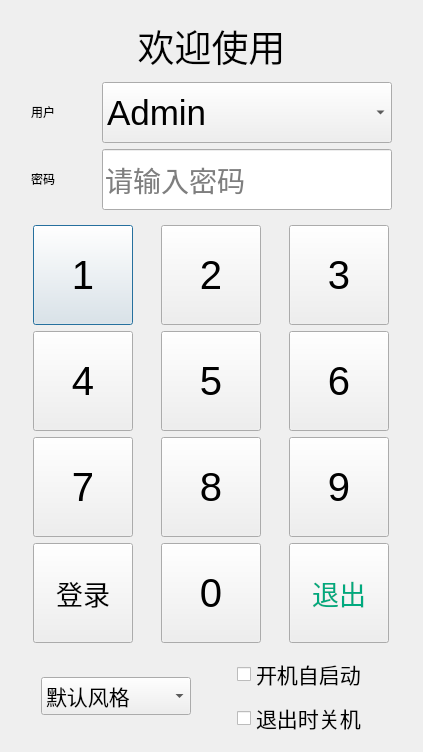
<?xml version="1.0" encoding="UTF-8"?>
<ui version="4.0">
 <class>LoginDialog</class>
 <widget class="QDialog" name="LoginDialog">
  <property name="geometry">
   <rect>
    <x>0</x>
    <y>0</y>
    <width>423</width>
    <height>752</height>
   </rect>
  </property>
  <property name="windowTitle">
   <string>LoginDialog</string>
  </property>
  <layout class="QVBoxLayout" name="verticalLayout_2">
   <item>
    <spacer name="verticalSpacer">
     <property name="orientation">
      <enum>Qt::Vertical</enum>
     </property>
     <property name="sizeType">
      <enum>QSizePolicy::Fixed</enum>
     </property>
     <property name="sizeHint" stdset="0">
      <size>
       <width>20</width>
       <height>10</height>
      </size>
     </property>
    </spacer>
   </item>
   <item>
    <widget class="QLabel" name="label_3">
     <property name="minimumSize">
      <size>
       <width>0</width>
       <height>48</height>
      </size>
     </property>
     <property name="maximumSize">
      <size>
       <width>16777215</width>
       <height>48</height>
      </size>
     </property>
     <property name="font">
      <font>
       <family>幼圆</family>
       <pointsize>28</pointsize>
      </font>
     </property>
     <property name="text">
      <string>欢迎使用</string>
     </property>
     <property name="alignment">
      <set>Qt::AlignCenter</set>
     </property>
    </widget>
   </item>
   <item>
    <spacer name="verticalSpacer_2">
     <property name="orientation">
      <enum>Qt::Vertical</enum>
     </property>
     <property name="sizeType">
      <enum>QSizePolicy::Fixed</enum>
     </property>
     <property name="sizeHint" stdset="0">
      <size>
       <width>20</width>
       <height>5</height>
      </size>
     </property>
    </spacer>
   </item>
   <item>
    <layout class="QGridLayout" name="gridLayout">
     <item row="0" column="0">
      <spacer name="horizontalSpacer_6">
       <property name="orientation">
        <enum>Qt::Horizontal</enum>
       </property>
       <property name="sizeType">
        <enum>QSizePolicy::Fixed</enum>
       </property>
       <property name="sizeHint" stdset="0">
        <size>
         <width>20</width>
         <height>20</height>
        </size>
       </property>
      </spacer>
     </item>
     <item row="0" column="1">
      <widget class="QLabel" name="label">
       <property name="minimumSize">
        <size>
         <width>65</width>
         <height>60</height>
        </size>
       </property>
       <property name="maximumSize">
        <size>
         <width>65</width>
         <height>60</height>
        </size>
       </property>
       <property name="font">
        <font>
         <family>幼圆</family>
        </font>
       </property>
       <property name="text">
        <string>用户</string>
       </property>
      </widget>
     </item>
     <item row="1" column="1">
      <widget class="QLabel" name="label_2">
       <property name="minimumSize">
        <size>
         <width>65</width>
         <height>60</height>
        </size>
       </property>
       <property name="maximumSize">
        <size>
         <width>65</width>
         <height>60</height>
        </size>
       </property>
       <property name="font">
        <font>
         <family>幼圆</family>
        </font>
       </property>
       <property name="text">
        <string>密码</string>
       </property>
      </widget>
     </item>
     <item row="0" column="2">
      <widget class="QComboBox" name="cB_ListUser">
       <property name="minimumSize">
        <size>
         <width>280</width>
         <height>61</height>
        </size>
       </property>
       <property name="maximumSize">
        <size>
         <width>16777215</width>
         <height>61</height>
        </size>
       </property>
       <property name="font">
        <font>
         <family>Arial</family>
         <pointsize>26</pointsize>
        </font>
       </property>
       <item>
        <property name="text">
         <string>Admin</string>
        </property>
       </item>
      </widget>
     </item>
     <item row="1" column="2">
      <widget class="QLineEdit" name="lE_Password">
       <property name="minimumSize">
        <size>
         <width>280</width>
         <height>61</height>
        </size>
       </property>
       <property name="maximumSize">
        <size>
         <width>456</width>
         <height>61</height>
        </size>
       </property>
       <property name="font">
        <font>
         <family>幼圆</family>
         <pointsize>21</pointsize>
        </font>
       </property>
       <property name="maxLength">
        <number>8</number>
       </property>
       <property name="echoMode">
        <enum>QLineEdit::Password</enum>
       </property>
       <property name="placeholderText">
        <string>请输入密码</string>
       </property>
       <property name="clearButtonEnabled">
        <bool>false</bool>
       </property>
      </widget>
     </item>
     <item row="0" column="3">
      <spacer name="horizontalSpacer_7">
       <property name="orientation">
        <enum>Qt::Horizontal</enum>
       </property>
       <property name="sizeType">
        <enum>QSizePolicy::Fixed</enum>
       </property>
       <property name="sizeHint" stdset="0">
        <size>
         <width>20</width>
         <height>20</height>
        </size>
       </property>
      </spacer>
     </item>
    </layout>
   </item>
   <item>
    <spacer name="verticalSpacer_3">
     <property name="orientation">
      <enum>Qt::Vertical</enum>
     </property>
     <property name="sizeType">
      <enum>QSizePolicy::Fixed</enum>
     </property>
     <property name="sizeHint" stdset="0">
      <size>
       <width>20</width>
       <height>8</height>
      </size>
     </property>
    </spacer>
   </item>
   <item>
    <layout class="QGridLayout" name="gridLayout_2">
     <item row="0" column="0">
      <widget class="QPushButton" name="pB_1">
       <property name="minimumSize">
        <size>
         <width>100</width>
         <height>100</height>
        </size>
       </property>
       <property name="maximumSize">
        <size>
         <width>100</width>
         <height>100</height>
        </size>
       </property>
       <property name="font">
        <font>
         <family>Arial</family>
         <pointsize>30</pointsize>
        </font>
       </property>
       <property name="text">
        <string>1</string>
       </property>
       <property name="flat">
        <bool>false</bool>
       </property>
       <attribute name="buttonGroup">
        <string notr="true">numButtonGroup</string>
       </attribute>
      </widget>
     </item>
     <item row="0" column="1">
      <widget class="QPushButton" name="pB_2">
       <property name="minimumSize">
        <size>
         <width>100</width>
         <height>100</height>
        </size>
       </property>
       <property name="maximumSize">
        <size>
         <width>100</width>
         <height>100</height>
        </size>
       </property>
       <property name="font">
        <font>
         <family>Arial</family>
         <pointsize>30</pointsize>
        </font>
       </property>
       <property name="text">
        <string>2</string>
       </property>
       <property name="flat">
        <bool>false</bool>
       </property>
       <attribute name="buttonGroup">
        <string notr="true">numButtonGroup</string>
       </attribute>
      </widget>
     </item>
     <item row="0" column="2">
      <widget class="QPushButton" name="pB_3">
       <property name="minimumSize">
        <size>
         <width>100</width>
         <height>100</height>
        </size>
       </property>
       <property name="maximumSize">
        <size>
         <width>100</width>
         <height>100</height>
        </size>
       </property>
       <property name="font">
        <font>
         <family>Arial</family>
         <pointsize>30</pointsize>
        </font>
       </property>
       <property name="text">
        <string>3</string>
       </property>
       <property name="flat">
        <bool>false</bool>
       </property>
       <attribute name="buttonGroup">
        <string notr="true">numButtonGroup</string>
       </attribute>
      </widget>
     </item>
     <item row="1" column="0">
      <widget class="QPushButton" name="pB_4">
       <property name="minimumSize">
        <size>
         <width>100</width>
         <height>100</height>
        </size>
       </property>
       <property name="maximumSize">
        <size>
         <width>100</width>
         <height>100</height>
        </size>
       </property>
       <property name="font">
        <font>
         <family>Arial</family>
         <pointsize>30</pointsize>
        </font>
       </property>
       <property name="text">
        <string>4</string>
       </property>
       <property name="flat">
        <bool>false</bool>
       </property>
       <attribute name="buttonGroup">
        <string notr="true">numButtonGroup</string>
       </attribute>
      </widget>
     </item>
     <item row="1" column="1">
      <widget class="QPushButton" name="pB_5">
       <property name="minimumSize">
        <size>
         <width>100</width>
         <height>100</height>
        </size>
       </property>
       <property name="maximumSize">
        <size>
         <width>100</width>
         <height>100</height>
        </size>
       </property>
       <property name="font">
        <font>
         <family>Arial</family>
         <pointsize>30</pointsize>
        </font>
       </property>
       <property name="text">
        <string>5</string>
       </property>
       <property name="flat">
        <bool>false</bool>
       </property>
       <attribute name="buttonGroup">
        <string notr="true">numButtonGroup</string>
       </attribute>
      </widget>
     </item>
     <item row="1" column="2">
      <widget class="QPushButton" name="pB_6">
       <property name="minimumSize">
        <size>
         <width>100</width>
         <height>100</height>
        </size>
       </property>
       <property name="maximumSize">
        <size>
         <width>100</width>
         <height>100</height>
        </size>
       </property>
       <property name="font">
        <font>
         <family>Arial</family>
         <pointsize>30</pointsize>
        </font>
       </property>
       <property name="text">
        <string>6</string>
       </property>
       <property name="flat">
        <bool>false</bool>
       </property>
       <attribute name="buttonGroup">
        <string notr="true">numButtonGroup</string>
       </attribute>
      </widget>
     </item>
     <item row="2" column="0">
      <widget class="QPushButton" name="pB_7">
       <property name="minimumSize">
        <size>
         <width>100</width>
         <height>100</height>
        </size>
       </property>
       <property name="maximumSize">
        <size>
         <width>100</width>
         <height>100</height>
        </size>
       </property>
       <property name="font">
        <font>
         <family>Arial</family>
         <pointsize>30</pointsize>
        </font>
       </property>
       <property name="text">
        <string>7</string>
       </property>
       <property name="flat">
        <bool>false</bool>
       </property>
       <attribute name="buttonGroup">
        <string notr="true">numButtonGroup</string>
       </attribute>
      </widget>
     </item>
     <item row="2" column="1">
      <widget class="QPushButton" name="pB_8">
       <property name="minimumSize">
        <size>
         <width>100</width>
         <height>100</height>
        </size>
       </property>
       <property name="maximumSize">
        <size>
         <width>100</width>
         <height>100</height>
        </size>
       </property>
       <property name="font">
        <font>
         <family>Arial</family>
         <pointsize>30</pointsize>
        </font>
       </property>
       <property name="text">
        <string>8</string>
       </property>
       <property name="flat">
        <bool>false</bool>
       </property>
       <attribute name="buttonGroup">
        <string notr="true">numButtonGroup</string>
       </attribute>
      </widget>
     </item>
     <item row="2" column="2">
      <widget class="QPushButton" name="pB_9">
       <property name="minimumSize">
        <size>
         <width>100</width>
         <height>100</height>
        </size>
       </property>
       <property name="maximumSize">
        <size>
         <width>100</width>
         <height>100</height>
        </size>
       </property>
       <property name="font">
        <font>
         <family>Arial</family>
         <pointsize>30</pointsize>
        </font>
       </property>
       <property name="text">
        <string>9</string>
       </property>
       <property name="flat">
        <bool>false</bool>
       </property>
       <attribute name="buttonGroup">
        <string notr="true">numButtonGroup</string>
       </attribute>
      </widget>
     </item>
     <item row="3" column="0">
      <widget class="QPushButton" name="pB_Login">
       <property name="minimumSize">
        <size>
         <width>100</width>
         <height>100</height>
        </size>
       </property>
       <property name="maximumSize">
        <size>
         <width>100</width>
         <height>100</height>
        </size>
       </property>
       <property name="font">
        <font>
         <family>禅意雪松体</family>
         <pointsize>20</pointsize>
        </font>
       </property>
       <property name="text">
        <string>登录</string>
       </property>
       <property name="flat">
        <bool>false</bool>
       </property>
      </widget>
     </item>
     <item row="3" column="1">
      <widget class="QPushButton" name="pB_0">
       <property name="minimumSize">
        <size>
         <width>100</width>
         <height>100</height>
        </size>
       </property>
       <property name="maximumSize">
        <size>
         <width>100</width>
         <height>100</height>
        </size>
       </property>
       <property name="font">
        <font>
         <family>Arial</family>
         <pointsize>30</pointsize>
        </font>
       </property>
       <property name="text">
        <string>0</string>
       </property>
       <property name="flat">
        <bool>false</bool>
       </property>
       <attribute name="buttonGroup">
        <string notr="true">numButtonGroup</string>
       </attribute>
      </widget>
     </item>
     <item row="3" column="2">
      <widget class="QPushButton" name="pB_Exit">
       <property name="minimumSize">
        <size>
         <width>100</width>
         <height>100</height>
        </size>
       </property>
       <property name="maximumSize">
        <size>
         <width>100</width>
         <height>100</height>
        </size>
       </property>
       <property name="font">
        <font>
         <family>禅意雪松体</family>
         <pointsize>20</pointsize>
        </font>
       </property>
       <property name="styleSheet">
        <string notr="true">color: rgb(0, 170, 127);</string>
       </property>
       <property name="text">
        <string>退出</string>
       </property>
       <property name="flat">
        <bool>false</bool>
       </property>
      </widget>
     </item>
    </layout>
   </item>
   <item>
    <spacer name="verticalSpacer_5">
     <property name="orientation">
      <enum>Qt::Vertical</enum>
     </property>
     <property name="sizeType">
      <enum>QSizePolicy::Fixed</enum>
     </property>
     <property name="sizeHint" stdset="0">
      <size>
       <width>20</width>
       <height>5</height>
      </size>
     </property>
    </spacer>
   </item>
   <item>
    <spacer name="verticalSpacer_4">
     <property name="orientation">
      <enum>Qt::Vertical</enum>
     </property>
     <property name="sizeType">
      <enum>QSizePolicy::Fixed</enum>
     </property>
     <property name="sizeHint" stdset="0">
      <size>
       <width>20</width>
       <height>0</height>
      </size>
     </property>
    </spacer>
   </item>
   <item>
    <layout class="QHBoxLayout" name="horizontalLayout">
     <item>
      <spacer name="horizontalSpacer">
       <property name="orientation">
        <enum>Qt::Horizontal</enum>
       </property>
       <property name="sizeType">
        <enum>QSizePolicy::Fixed</enum>
       </property>
       <property name="sizeHint" stdset="0">
        <size>
         <width>30</width>
         <height>1</height>
        </size>
       </property>
      </spacer>
     </item>
     <item>
      <widget class="QComboBox" name="cB_style">
       <property name="minimumSize">
        <size>
         <width>150</width>
         <height>0</height>
        </size>
       </property>
       <property name="maximumSize">
        <size>
         <width>150</width>
         <height>16777215</height>
        </size>
       </property>
       <property name="font">
        <font>
         <family>幼圆</family>
         <pointsize>16</pointsize>
        </font>
       </property>
       <item>
        <property name="text">
         <string>默认风格</string>
        </property>
       </item>
       <item>
        <property name="text">
         <string>Iron Man</string>
        </property>
       </item>
       <item>
        <property name="text">
         <string>大话西游</string>
        </property>
       </item>
       <item>
        <property name="text">
         <string>千岛湖</string>
        </property>
       </item>
      </widget>
     </item>
     <item>
      <spacer name="horizontalSpacer_3">
       <property name="orientation">
        <enum>Qt::Horizontal</enum>
       </property>
       <property name="sizeType">
        <enum>QSizePolicy::Fixed</enum>
       </property>
       <property name="sizeHint" stdset="0">
        <size>
         <width>40</width>
         <height>1</height>
        </size>
       </property>
      </spacer>
     </item>
     <item>
      <layout class="QVBoxLayout" name="verticalLayout">
       <item>
        <widget class="QCheckBox" name="cB_turnOn">
         <property name="font">
          <font>
           <family>幼圆</family>
           <pointsize>16</pointsize>
          </font>
         </property>
         <property name="text">
          <string>开机自启动</string>
         </property>
        </widget>
       </item>
       <item>
        <widget class="QCheckBox" name="cB_turnOff">
         <property name="font">
          <font>
           <family>幼圆</family>
           <pointsize>16</pointsize>
          </font>
         </property>
         <property name="text">
          <string>退出时关机</string>
         </property>
        </widget>
       </item>
      </layout>
     </item>
    </layout>
   </item>
  </layout>
 </widget>
 <layoutdefault spacing="6" margin="11"/>
 <resources/>
 <connections/>
 <buttongroups>
  <buttongroup name="numButtonGroup"/>
 </buttongroups>
</ui>
